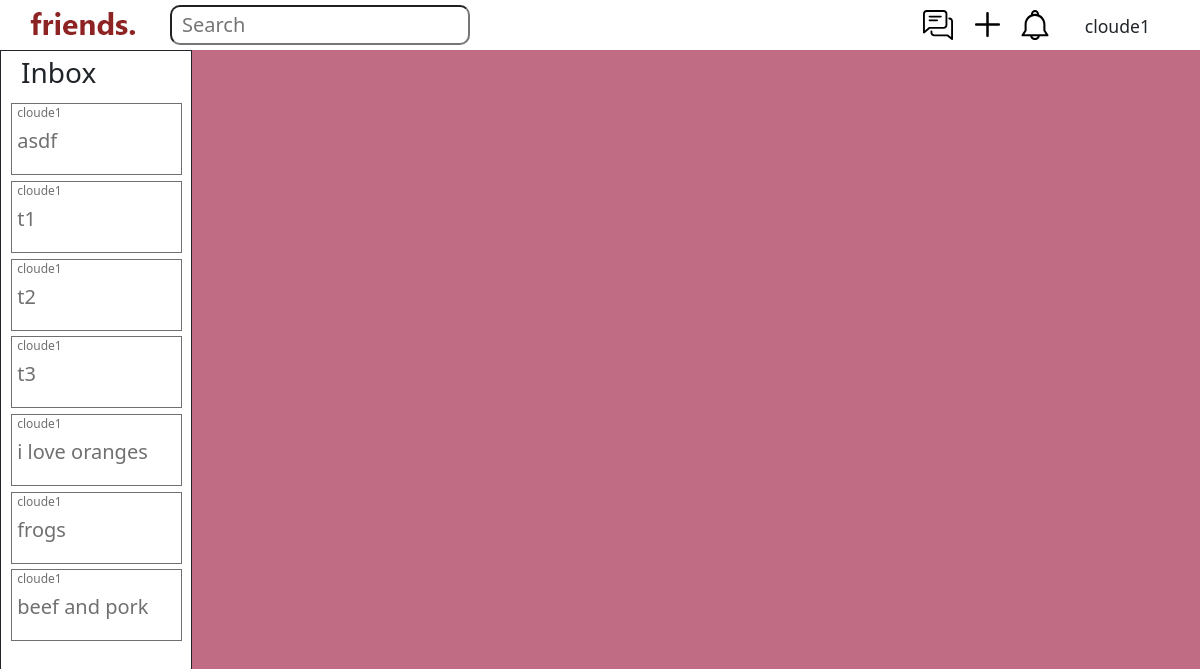
Screenshot of /chatlist (signed in) with the database file from the repository.
### main/models.py (models this page shows, shortened)
class ThreadChat(models.Model):
	thread = models.OneToOneField(Thread, on_delete=models.CASCADE)
	user_list = models.ManyToManyField(User)

class Thread(models.Model):
	LOCATION_CHOICES = (
		('General', 'General'),
		('COM','Computing'),
		('KR MRT', 'KR MRT'),
		('SCI','SCI'),
		('BIZ', 'BIZ'),
		('WTV', 'WTV')
	)
	user = models.ForeignKey(User, on_delete=models.CASCADE)
	title = models.CharField(max_length=100, default='', blank=True)
	content = models.CharField(max_length=1000, default='', blank=True)
	location = models.CharField(max_length=30, default='General', choices=LOCATION_CHOICES)
	tags = models.JSONField(default=list, null=True)
	created_at = models.DateTimeField(auto_now_add=True)
	viewable = models.BooleanField(default=True)
	profile = models.OneToOneField(UserProfile, on_delete=models.CASCADE, null=True)
	KW_EXTRACTOR = yake.KeywordExtractor(lan="en", n=1, dedupLim=0.9, top=10, features=None)
	class Meta:
		unique_together = (("title", "content"),)

### main/views.py (the view)
# urls.py: path("chatlist", views.chatlist, name="chatlist"),
@login_required(login_url='/loginprompt')
def chatlist(response):
	return render(response, "main/chatlist.html", {"all_tc":response.user.threadchat_set.all()})

### main/templates/main/chatlist.html (shortened to what this page needs)
{% extends 'main/base.html' %}
{% block content %}
	<div class="chat-sidebar">
		<h3 class="inbox">Inbox</h3>
		<div class="scrollable-chats">
			{% for threadchat in all_tc %}
				<a href="/threadchat/{{threadchat.id}}">
					<div class="chat-info">
						<p>{{threadchat.thread.user}}</p>
						<h5>{{threadchat.thread.title}}</h5>
					</div>
				</a>
			{% endfor %}
		</div>
	</div>
{% endblock %}

### main/templates/main/base.html (shortened to what this page needs)
{% load static %}
<!doctype html>
<html lang="en">
<head>
	<link href="https://cdn.jsdelivr.net/npm/bootstrap@5.0.1/dist/css/bootstrap.min.css" rel="stylesheet">
	<link rel="stylesheet" href="{% static 'css/styles.css' %}">
</head>
<body>
	<nav class="topnav">
		<a class="brand" href="/">
			<img src="{% static 'images/friends.png' %}" alt="home">
		</a>
		<form class="searchbar" method="get" action="search">
			<input class="bar" type="search" name="q" placeholder="Search" aria-label="Search" />
		</form>
		{% if user.is_authenticated %}
			<a class="topnavicon" href="/notifications">
				<img class='bell' src="{% static 'images/bell.svg' %}" alt="notifs">
			</a>
			<a class="topnavicon" href="/create">
				<img class='plus' src="{% static 'images/plus.svg' %}" alt="create">
			</a>
			<a class="topnavicon" href="/chatlist">
				<img class='chatlist' src="{% static 'images/chat.svg' %}" alt="chatlist">
			</a>
			<div class="dropdown">
				<p>{{user}}</p>
			</div>
		{% endif %}
	</nav>
	<div class="main">
		{% block content %}
		{% endblock %}
	</div>
</body>
</html>

### main/static/css/styles.css (style rules this page uses)
a { color: black; text-decoration: none; }
.bell { height: 30px; position: absolute; right: 150px; margin-top: 10px; }
body { background-color: #c06c84; }
.bar { position: absolute; width: 300px; height: 40px; top: 5px; left: 50px; border-radius: 10px; }
.bar::placeholder { position: absolute; font-size: 20px; top: 4px; left: 10px }
.brand { position: absolute; left: 30px; padding-top: 3px; }
.chat-info { margin: 3% 5%; width: 90%; border-style: solid; border-width: thin; border-color: #707070; padding: 0 3%; color: #707070; }
.chat-info p { font-size: 0.75rem; margin-bottom: 5px; }
.chat-info h5 { white-space: nowrap; overflow: hidden; text-overflow: ellipsis; margin-bottom: 20px; line-height: normal; }
.chat-sidebar { border-style: solid; border-width: thin; padding-top: 5px; position: fixed; left: 0; background-color: white; width: 16%; height: 100%; }
.chatlist { height: 30px; position: absolute; right: 247px; margin-top: 10px; }
.dropdown { position: absolute; display: inline-block; right: 50px; margin-top: 13px; font-size: 1.1rem; }
.inbox { margin-left: 20px; }
.main { margin-top: 50px; }
.plus { height: 25px; position: absolute; right: 200px; margin-top: 12px; }
.scrollable-chats { height: 100%; overflow: auto; }
.searchbar { position: absolute; left: 120px; }
.topnav { position: fixed; top: 0; width: 100%; height: 50px; background-color: white; }
.topnavicon { display: block; }

### rows the page displays
ThreadChat: thread.user "cloude1", thread "asdf"
ThreadChat: thread.user "cloude1", thread "t1"
ThreadChat: thread.user "cloude1", thread "t2"
ThreadChat: thread.user "cloude1", thread "t3"
ThreadChat: thread.user "cloude1", thread "i love oranges"
ThreadChat: thread.user "cloude1", thread "frogs"
ThreadChat: thread.user "cloude1", thread "beef and pork"

### other values shown
{{ user }} "cloude1"
